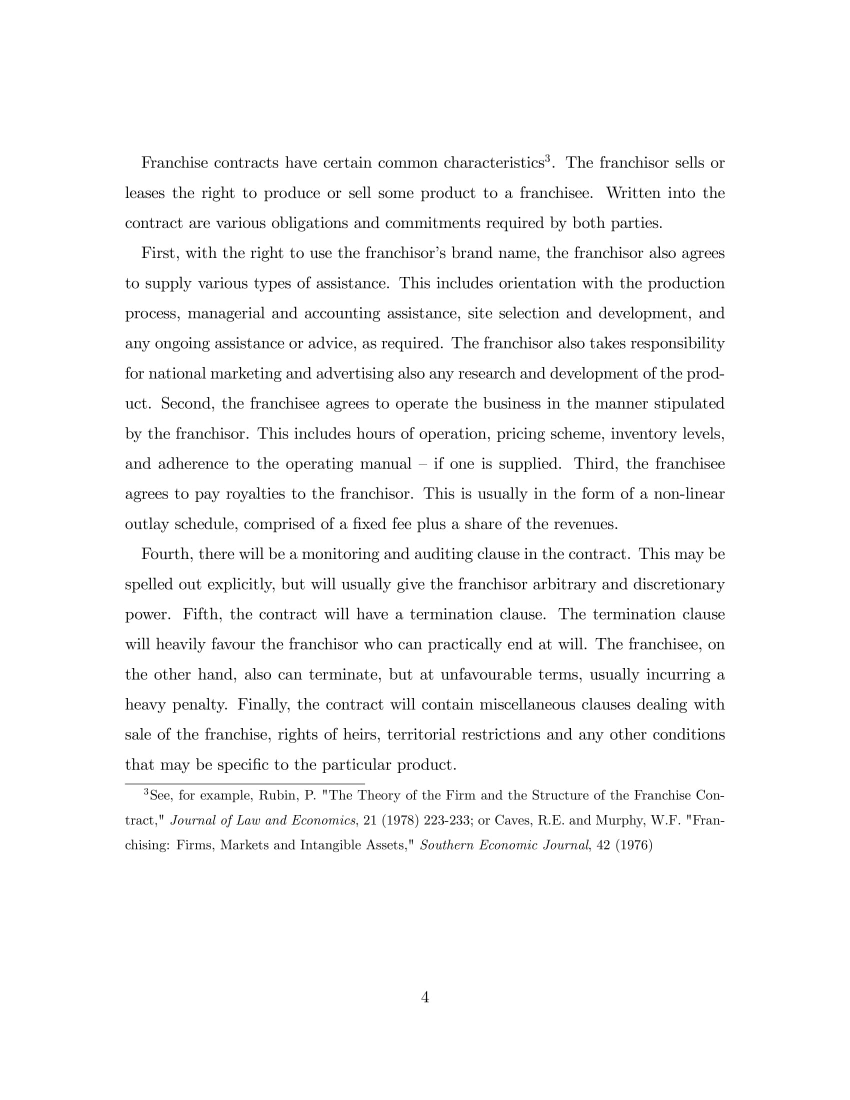
#> input picture typed/460-TERM-PAPER-EXAMPLE-04.jpg, 1700 x 2200 px (shown at 1/2 size); its folder holds only this picture in this run
$ python -i handwrittenTextSegmentation.py   (imports and definitions only)
#> lines starting #> are read from the running program, lines starting #| are printed output that depends on the picture; after the words box and inside, x2 and y2 are one past the last pixel; in counts of white or black regions, pixels touching at a corner belong together
from PIL import Image
from IPython.display import Image
from matplotlib import pyplot as plt
import pandas as pd, numpy as np
import io
pd.options.display.float_format = '{:,.2f}'.format
import warnings
# [1 line not run here, left out]
import os, cv2
import pathlib


# finds the horizontal line on page
def findHorizontalLines(img):
#> called with img = 'typed/460-TERM-PAPER-EXAMPLE-04.jpg'
    img = cv2.imread(img)
#> img is the input picture: shape (2200, 1700, 3); min 0, max 255, mean 247.1

    #convert image to greyscale
    gray = cv2.cvtColor(img,cv2.COLOR_BGR2GRAY)

    # set threshold to remove background noise
    thresh = cv2.threshold(gray,30, 255, cv2.THRESH_BINARY_INV + cv2.THRESH_OTSU)[1]
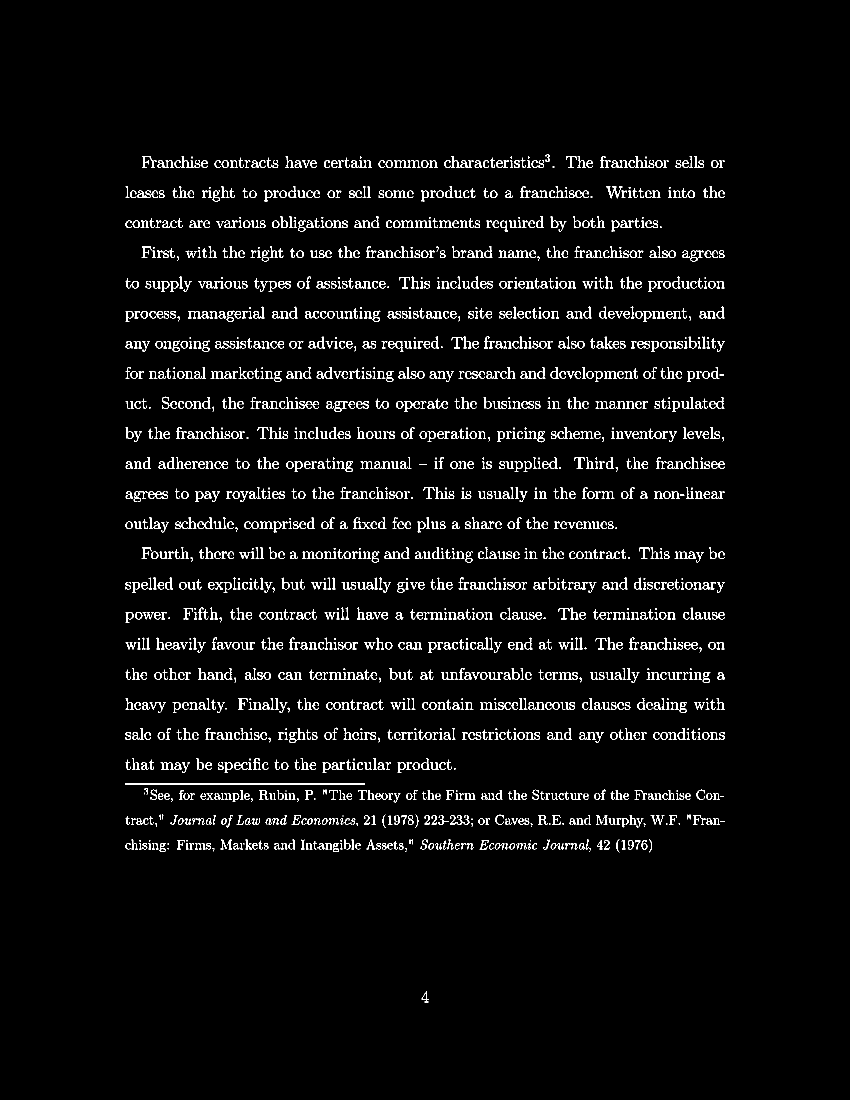
#> thresh: shape (2200, 1700) (shown at 1/2 size); 3.5% white in thin lines or dots, all inside (x1, y1, x2, y2) = (250, 309, 1450, 2005)


    # define rectangle structure (line) to look for: width 100, hight 1. This is a
    horizontal_kernel = cv2.getStructuringElement(cv2.MORPH_RECT, (200,1))

    # Find horizontal lines
    lineLocations = cv2.morphologyEx(thresh, cv2.MORPH_OPEN, horizontal_kernel, iterations=1)
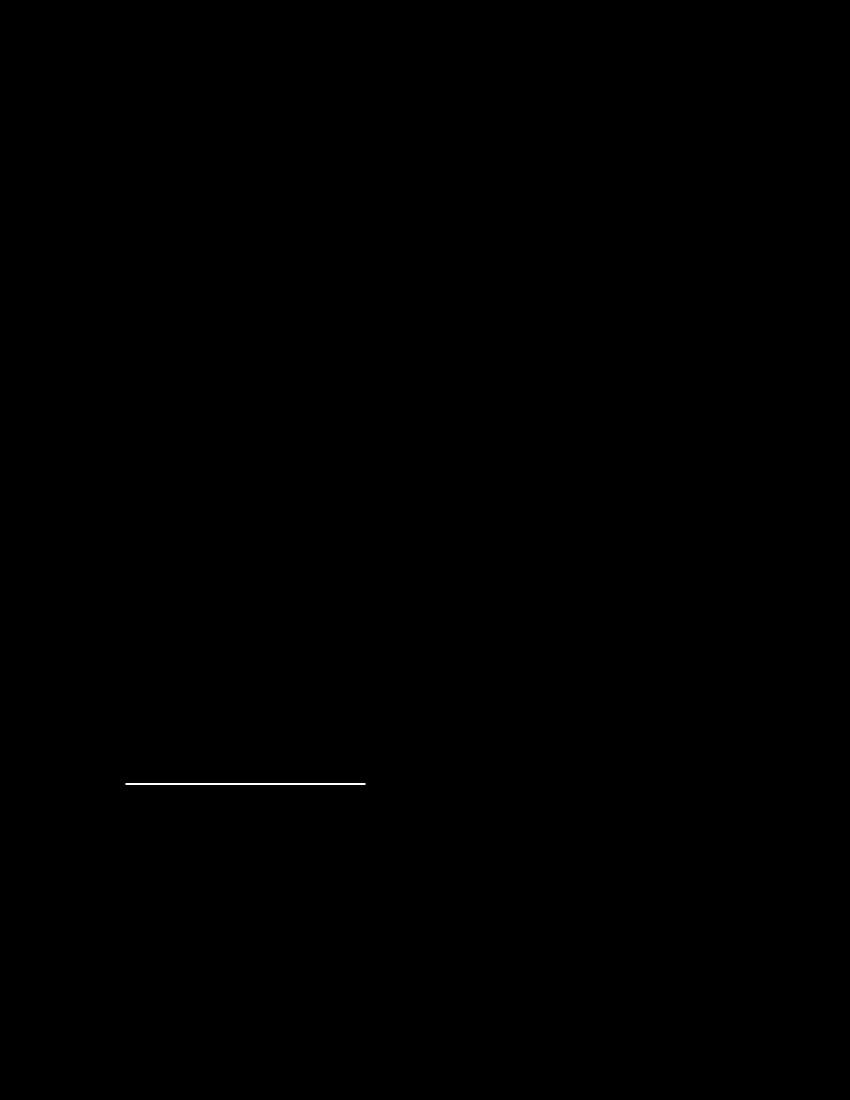
#> lineLocations: shape (2200, 1700) (shown at 1/2 size); 0.03% white in thin lines or dots, all inside (x1, y1, x2, y2) = (251, 1567, 731, 1569)

    return lineLocations

# crops section 2 of page containing hand written text
# [67 lines left out: functions pageSegmentation1, main, not called in this run]

# [1 line not run here, left out]

>>> result = findHorizontalLines('typed/460-TERM-PAPER-EXAMPLE-04.jpg')
